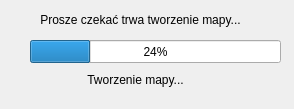
<?xml version="1.0" encoding="UTF-8"?>
<ui version="4.0">
 <class>CreateMapProgresDialog</class>
 <widget class="QDialog" name="CreateMapProgresDialog">
  <property name="geometry">
   <rect>
    <x>0</x>
    <y>0</y>
    <width>294</width>
    <height>109</height>
   </rect>
  </property>
  <property name="windowTitle">
   <string>Dialog</string>
  </property>
  <widget class="QProgressBar" name="progressBar">
   <property name="geometry">
    <rect>
     <x>30</x>
     <y>40</y>
     <width>251</width>
     <height>23</height>
    </rect>
   </property>
   <property name="value">
    <number>24</number>
   </property>
  </widget>
  <widget class="QLabel" name="label">
   <property name="geometry">
    <rect>
     <x>30</x>
     <y>70</y>
     <width>211</width>
     <height>20</height>
    </rect>
   </property>
   <property name="frameShape">
    <enum>QFrame::NoFrame</enum>
   </property>
   <property name="text">
    <string>Tworzenie mapy...</string>
   </property>
   <property name="textFormat">
    <enum>Qt::AutoText</enum>
   </property>
   <property name="alignment">
    <set>Qt::AlignCenter</set>
   </property>
  </widget>
  <widget class="QLabel" name="label_2">
   <property name="geometry">
    <rect>
     <x>30</x>
     <y>10</y>
     <width>221</width>
     <height>20</height>
    </rect>
   </property>
   <property name="text">
    <string>Prosze czekać trwa tworzenie mapy...</string>
   </property>
   <property name="alignment">
    <set>Qt::AlignCenter</set>
   </property>
  </widget>
 </widget>
 <resources/>
 <connections/>
</ui>
